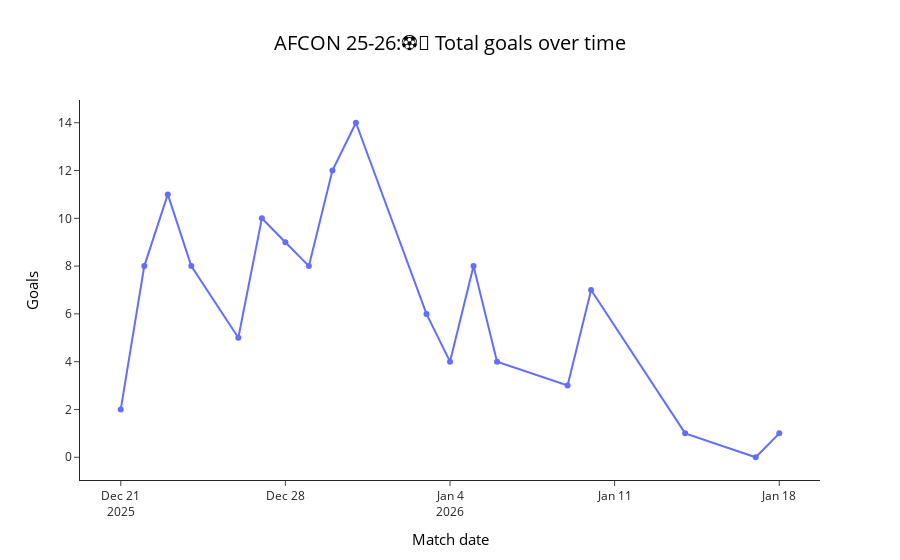

The notebook cell this image was saved under:
### Markdown cell above
<h2> Goals anlysis </h2>

### Code cell
# Total Goals over time 
time_goals=afcon.groupby("date")["total_goals"].sum()
fig=px.line(time_goals,title="AFCON 25-26:⚽📅 Total goals over time",markers=True,labels={"value":"Goals"})
fig.update_layout(xaxis_title="Match date",yaxis_title="Goals",template="simple_white",showlegend=False,title_x=0.5,title_font=dict(size=20,color="black"),xaxis_title_font=dict(size=15,color="black"),yaxis_title_font=dict(size=15,color="black"))
fig.show()
from IPython.display import Image, display

display(Image("newplot.png"))

### Figure 1 — Plotly figure (JSON) as saved in the notebook; plotly's stock layout.template omitted (floating-point values rounded to 4 significant figures)
{"data": [{"hovertemplate": "variable=total_goals<br>date=%{x}<br>Goals=%{y}<extra></extra>", "legendgroup": "total_goals", "line": {"color": "#636efa", "dash": "solid"}, "marker": {"symbol": "circle"}, "mode": "lines+markers", "name": "total_goals", "orientation": "v", "showlegend": true, "type": "scatter", "x": ["2025-12-21", "2025-12-22", "2025-12-23", "2025-12-24", "2025-12-26", "2025-12-27", "2025-12-28", "2025-12-29", "2025-12-30", "2025-12-31", "2026-01-03", "2026-01-04", "2026-01-05", "2026-01-06", "2026-01-09", "2026-01-10", "2026-01-14", "2026-01-17", "2026-01-18"], "xaxis": "x", "y": [2, 8, 11, 8, 5, 10, 9, 8, 12, 14, 6, 4, 8, 4, 3, 7, 1, 0, 1], "yaxis": "y"}], "layout": {"legend": {"title": {"text": "variable"}, "tracegroupgap": 0}, "showlegend": false, "title": {"font": {"color": "black", "size": 20}, "text": "AFCON 25-26:⚽📅 Total goals over time", "x": 0.5}, "xaxis": {"anchor": "y", "domain": [0, 1], "title": {"font": {"color": "black", "size": 15}, "text": "Match date"}}, "yaxis": {"anchor": "x", "domain": [0, 1], "title": {"font": {"color": "black", "size": 15}, "text": "Goals"}}}}
